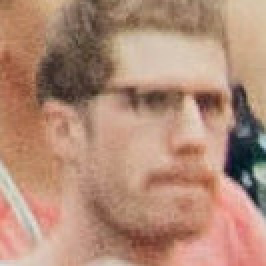
//> input picture tutorial/pdi/exemplos/templatematching/pessoa-invertida.jpg, 133 x 133 px (shown 2 times larger)
$ ./template pessoa-invertida.jpg pessoa.jpg   (built with g++ and OpenCV 4)
//> lines starting //> are read from the running program, lines starting //| are printed output that depends on the picture
#include <iostream>
#include <vector>
#include <cmath>
#include <opencv2/opencv.hpp>

int main(int argc, char* argv[]) {
  cv::Mat cena, detalhe;
  cv::Point minLoc, maxLoc;
  double minVal, maxVal;

  cena = cv::imread(argv[1], cv::IMREAD_GRAYSCALE);
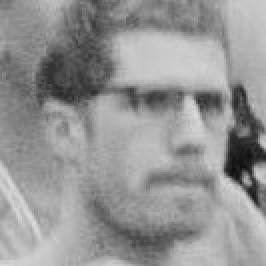
//> cena: 133 rows x 133 cols, CV_8UC1 (shown 2 times larger); min 14, max 219, mean 148.7
  detalhe = cv::imread(argv[2], cv::IMREAD_GRAYSCALE);
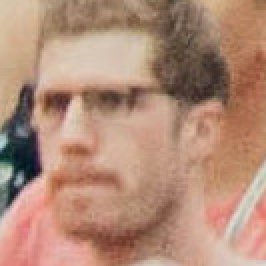
//> input picture tutorial/pdi/exemplos/templatematching/pessoa.jpg, 133 x 133 px (shown 2 times larger)
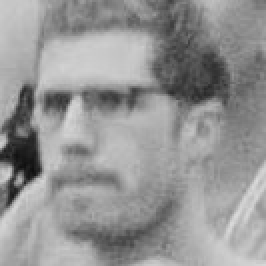
//> detalhe: 133 rows x 133 cols, CV_8UC1 (shown 2 times larger); min 14, max 218, mean 148.7

  cv::Mat result(cena.rows - detalhe.rows + 1, cena.cols - detalhe.cols + 1, CV_32FC1);
//> result = [0]

  cv::matchTemplate(cena, detalhe, result, cv::TM_CCORR_NORMED);
//> result = [0.939]
  cv::minMaxLoc(result, &minVal, &maxVal, &minLoc, &maxLoc, cv::Mat());
//> minVal = 0.939; maxVal = 0.939; minLoc = Point(0, 0); maxLoc = Point(0, 0)

  std::cout << "Encontrado em: " << maxLoc.x << ", " << maxLoc.y << std::endl;
//| Encontrado em: 0, 0
  cv::Rect roiRect(maxLoc.x, maxLoc.y, detalhe.cols, detalhe.rows);
//> roiRect = Rect(0, 0, 133, 133)
  cv::cvtColor(cena, cena, cv::COLOR_GRAY2BGR);
//> cena: 133 rows x 133 cols, CV_8UC3
  cv::rectangle(cena, roiRect, cv::Scalar(255, 0, 0), 4);
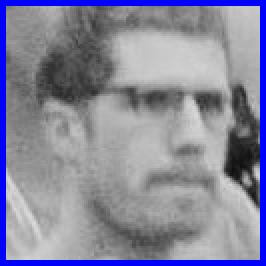
//> cena: 133 rows x 133 cols, CV_8UC3 (shown 2 times larger); mean B, G, R 157, 134.5, 134.5
  cv::imwrite("resultado.png", cena);
}
